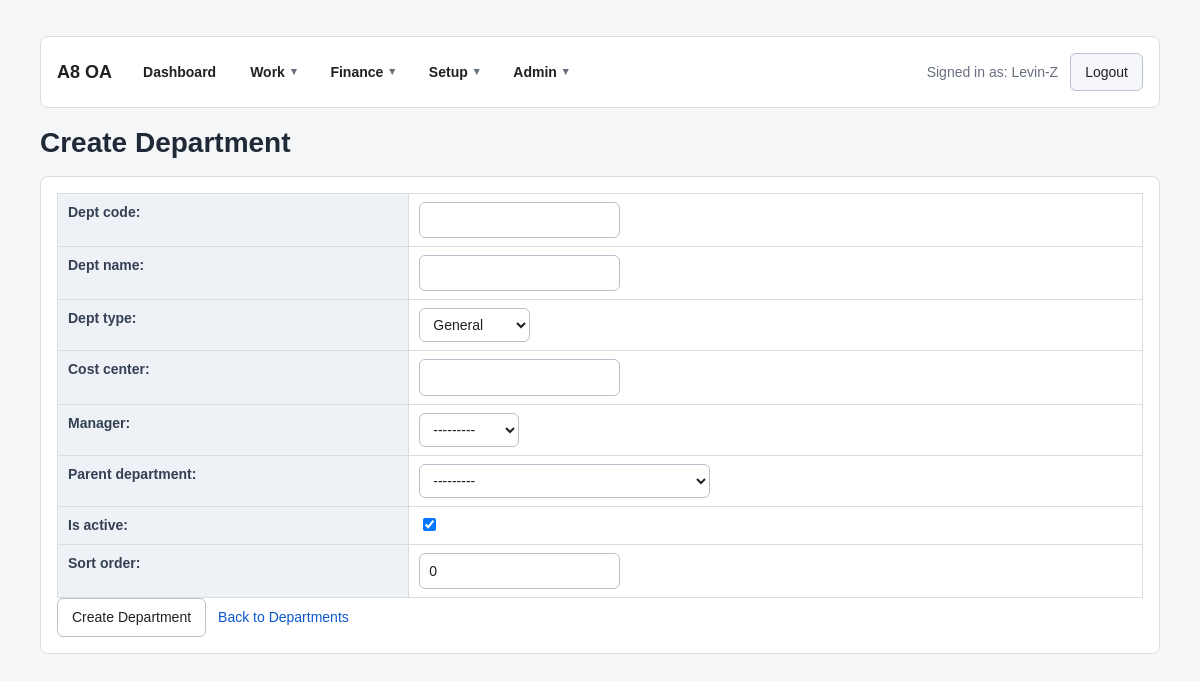
The page /accounts/departments/create/ (signed in) on the database its author committed.
### accounts/models.py (models this page shows)
class User(AbstractUser):
    employee_id = models.CharField(max_length=30, blank=True, default="")
    display_name = models.CharField(max_length=150, blank=True, default="")
    job_title = models.CharField(max_length=100, blank=True, default="")
    phone = models.CharField(max_length=30, blank=True, default="")
    approval_level = models.CharField(
        max_length=20,
        choices=ApprovalLevel,
        default=ApprovalLevel.STAFF,
    )
    primary_department = models.ForeignKey(
        "Department",
        null=True,
        blank=True,
        on_delete=models.SET_NULL,
        related_name="primary_users",
    )
    can_approve_all_departments = models.BooleanField(default=False)
    class Meta:
        db_table = "PS_A8_USER"
        verbose_name = "User"
        verbose_name_plural = "Users"
    def __str__(self):
        return self.display_name or self.username

class Department(models.Model):
    dept_code = models.CharField(max_length=30, unique=True)
    dept_name = models.CharField(max_length=100)
    dept_type = models.CharField(
    max_length=20,
    choices=DepartmentType,
    default=DepartmentType.GENERAL,
    )
    cost_center = models.CharField(max_length=30, blank=True, default="")
    manager = models.ForeignKey(
        settings.AUTH_USER_MODEL,
        null=True,
        blank=True,
        on_delete=models.SET_NULL,
        related_name="managed_departments",
    )
    parent_department = models.ForeignKey(
        "self",
        null=True,
        blank=True,
        on_delete=models.SET_NULL,
        related_name="child_departments",
    )
    is_active = models.BooleanField(default=True)
    sort_order = models.PositiveIntegerField(default=0)
    class Meta:
        db_table = "PS_A8_DEPT"
        verbose_name = "Department"
        verbose_name_plural = "Departments"
        ordering = ["sort_order", "dept_code"]
    def __str__(self):
        return f"{self.dept_code} - {self.dept_name}"

### accounts/views.py (the view)
# urls.py: path("departments/create/", views.department_create, name="department_create"),
@login_required
def department_create(request):
    _enforce_department_admin(request.user)
    if request.method == "POST":
        form = DepartmentForm(request.POST)
        if form.is_valid():
            department = form.save()
            messages.success(request, f"Department {department.dept_code} created successfully.")
            return redirect("accounts:department_detail", pk=department.id)
    else:
        form = DepartmentForm(initial={"is_active": True})
    context = {
        "form": form,
        "page_mode": "create",
        "form_title": "Create Department",
        "submit_label": "Create Department",
    }
    return render(request, "accounts/department_form.html", context)

### accounts/forms.py (shortened to what this page needs)
class DepartmentForm(forms.ModelForm):
    class Meta:
        model = Department
        fields = [
            "dept_code",
            "dept_name",
            "dept_type",
            "cost_center",
            "manager",
            "parent_department",
            "is_active",
            "sort_order",
        ]
    def __init__(self, *args, **kwargs):
        super().__init__(*args, **kwargs)
        self.fields["parent_department"].queryset = Department.objects.order_by(
            "sort_order",
            "dept_code",
        )
        if self.instance and self.instance.pk:
            self.fields["parent_department"].queryset = (
                Department.objects.exclude(pk=self.instance.pk).order_by("sort_order", "dept_code")
            )

### accounts/views.py (called while the page is built)
def _user_can_manage_departments(user):
    return bool(user and user.is_authenticated and (user.is_staff or user.is_superuser))

def _enforce_department_admin(user):
    if not _user_can_manage_departments(user):
        raise PermissionDenied("You do not have permission to manage departments.")

### common/context_processors.py (called while the page is built)
def top_navigation(request):
    return {
        "top_navigation": build_navigation_for_user(request.user, request),
    }

### common/navigation.py (called while the page is built)
def _can_work(user):
    return user.is_authenticated

def _can_accounting(user):
    return user.is_authenticated and user.is_staff

def _can_setup(user):
    return user.is_authenticated and user.is_staff

def _can_admin(user):
    return user.is_authenticated and (user.is_staff or user.is_superuser)

def _item(label, route_name, *, permission=None, active_names=None):
    active_names = active_names or [route_name]
    return {
        "label": label,
        "url": reverse(route_name),
        "permission": permission or _can_work,
        "active_names": active_names,
        "active": False,
    }

def _group(label, items):
    return {
        "label": label,
        "items": items,
        "active": False,
    }

def _mark_active(items, current_route_name):
    for item in items:
        item["active"] = current_route_name in item["active_names"]
    return items

### projects/context_processors.py (called while the page is built)
def project_nav(request):
    user = getattr(request, "user", None)
    if not user or not user.is_authenticated:
        return {
            "nav_can_create_project": False,
        }
    can_create_project = user.is_superuser or Department.objects.filter(manager=user).exists()
    return {
        "nav_can_create_project": can_create_project,
    }

### accounts/templates/accounts/department_form.html (shortened to what this page needs)
{% extends "purchase/base.html" %}
{% block page_title %}{{ form_title }}{% endblock %}
{% block content %}
<div class="card">
    <form method="post">
        <table>
            {{ form.as_table }}
        </table>
        <div class="action-row">
            <button type="submit">{{ submit_label }}</button>
            <a href="{% url 'accounts:department_list' %}">Back to Departments</a>
        </div>
    </form>
</div>
{% endblock %}

### templates/includes/top_nav.html (shortened to what this page needs)
<header class="top-nav card">
    {% if request.user.is_authenticated %}
    <div class="nav-brand">
        <a href="{% url 'dashboard:home' %}">A8 OA</a>
    </div>
    <nav class="nav-groups" aria-label="Primary navigation">
        {% if top_navigation.dashboard %}
        <a
            class="nav-direct-link{% if top_navigation.dashboard.active %} is-active{% endif %}"
            href="{{ top_navigation.dashboard.url }}"
        >
            {{ top_navigation.dashboard.label }}
        </a>
        {% endif %}
        {% for group in top_navigation.groups %}
            {% include "includes/dropdown_nav.html" with group=group %}
        {% endfor %}
    </nav>
    <div class="nav-user">
        <span class="muted">Signed in as: {{ request.user }}</span>
        <form method="post" action="{% url 'logout' %}" class="inline-form">
            <button type="submit" class="btn btn-secondary">Logout</button>
        </form>
    </div>
    {% else %}
    <div class="nav-brand">
        <a href="{% url 'login' %}">A8 OA</a>
    </div>
    <a href="{% url 'login' %}" class="btn btn-primary">Login</a>
    {% endif %}
</header>

### static/css/app.css (style rules this page uses)
* { box-sizing: border-box; }
html { min-height: 100%; }
body { min-height: 100%; margin: 0; background: #f5f6f8; color: #202124; font-family: Arial, sans-serif; font-size: 14px; line-height: 1.45; }
a { color: #0b57d0; text-decoration: none; }
.muted { color: #68707d; }
.top-nav { display: grid; grid-template-columns: auto minmax(0, 1fr) auto; gap: 18px; align-items: center; margin-bottom: 16px; overflow: visible; }
.nav-brand { font-size: 18px; font-weight: 700; white-space: nowrap; }
.nav-brand a { color: #202124; }
.nav-groups { display: flex; gap: 8px; flex-wrap: wrap; min-width: 0; }
.nav-direct-link, .nav-menu-trigger { display: inline-flex; min-height: 34px; align-items: center; padding: 8px 12px; border: 1px solid transparent; border-radius: 6px; background: transparent; color: #202124; font-weight: 700; white-space: nowrap; }
.nav-user { display: flex; gap: 12px; align-items: center; justify-content: flex-end; flex-wrap: wrap; }
.card { margin: 16px; padding: 16px; background: #ffffff; border: 1px solid #d9dde3; border-radius: 8px; }
.action-row { display: flex; gap: 12px; flex-wrap: wrap; align-items: center; }
.inline-form { display: inline; margin: 0; }
button, .btn { display: inline-flex; align-items: center; justify-content: center; min-height: 34px; padding: 8px 14px; border: 1px solid #b8c0cc; border-radius: 6px; background: #ffffff; color: #202124; font: inherit; cursor: pointer; }
.btn-secondary { background: #f5f7fb; }
input, select, textarea { max-width: 100%; border: 1px solid #b8c0cc; border-radius: 6px; padding: 7px 9px; background: #ffffff; color: #202124; font: inherit; }
table, .data-table { width: 100%; border-collapse: collapse; background: #ffffff; }
th, td, .data-table th, .data-table td { padding: 8px 10px; border: 1px solid #d9dde3; text-align: left; vertical-align: top; }
th, .data-table th { background: #eef1f5; color: #344054; font-weight: 700; }

### rows shown on the page
User: user "Levin-Z"
Department: dept_type "General", manager "---------", parent_department "---------", is_active "☑", sort_order "0"

### other values the page prints
{{ top_navigation.dashboard.label }} "Dashboard"
{{ group.label }} "Work" "Finance" "Setup" "Admin"
{{ submit_label }} "Create Department"
